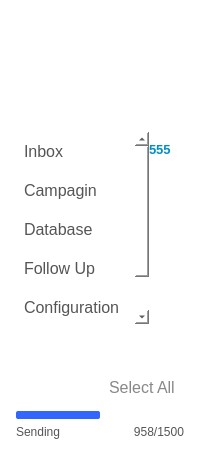
     <widget class="QWidget" name="widget_2" native="true">
      <property name="minimumSize">
       <size>
        <width>200</width>
        <height>0</height>
       </size>
      </property>
      <property name="maximumSize">
       <size>
        <width>200</width>
        <height>16777215</height>
       </size>
      </property>
      <property name="styleSheet">
       <string notr="true">QWidget#widget_2{
   
 background: qlineargradient(spread:pad, 
                                x1:0, y1:0, x2:0, y2:1, 
                                stop:0 #FFEFF2F8, 
                                stop:1 #61BCD9EB);
}

QWidget{
	background: transparent;
}</string>
      </property>
      <layout class="QHBoxLayout" name="horizontalLayout_3">
       <item>
        <layout class="QVBoxLayout" name="verticalLayout_3" stretch="2,10,0,0">
         <property name="leftMargin">
          <number>5</number>
         </property>
         <property name="topMargin">
          <number>5</number>
         </property>
         <property name="rightMargin">
          <number>5</number>
         </property>
         <property name="bottomMargin">
          <number>5</number>
         </property>
         <item>
          <widget class="QWidget" name="widget" native="true">
           <property name="minimumSize">
            <size>
             <width>170</width>
             <height>110</height>
            </size>
           </property>
           <property name="maximumSize">
            <size>
             <width>170</width>
             <height>110</height>
            </size>
           </property>
           <property name="styleSheet">
            <string notr="true">image: url(:/logo/logo.png);
background: transparent;</string>
           </property>
          </widget>
         </item>
         <item>
          <layout class="QHBoxLayout" name="horizontalLayout_28">
           <property name="spacing">
            <number>0</number>
           </property>
           <property name="topMargin">
            <number>0</number>
           </property>
           <item>
            <widget class="QListWidget" name="listWidget">
             <property name="font">
              <font>
               <family>Arial</family>
               <pointsize>12</pointsize>
              </font>
             </property>
             <property name="styleSheet">
              <string notr="true">QListWidget {
        background: transparent;
        border: none;
        outline: none;
    }
    QListWidget::item {
        background: transparent;
        padding: 10px 5px;
        font-size: 20px;
        color: #555;
    }
    QListWidget::item:selected {
        background: transparent;
        color: #000;
        font-weight: Black;
    }



            QScrollBar:horizontal {
                border: none;
                background: #f5f5f5;
                height: 12px;
                margin: 0px 12px 0px 12px;  /* Adjust margins for corners */
            }
            QScrollBar::handle:horizontal {
                background: #888;
                min-width: 20px;
                border-radius: 6px;
            }
            QScrollBar::handle:horizontal:hover {
                background: #666;
            }
            QScrollBar::add-line:horizontal, QScrollBar::sub-line:horizontal {
                background: none;
                width: 0px;
            }
            QScrollBar::add-page:horizontal, QScrollBar::sub-page:horizontal {
                background: #f5f5f5;
            }


QScrollBar:vertical {
                border: none;
                background: #f5f5f5;
                width: 10px;
                margin: 0px 0px 0px 0px;
            }
            QScrollBar::handle:vertical {
                background: #888;
                min-height: 20px;
                border-radius: 5px;
            }
            QScrollBar::handle:vertical:hover {
                background: #666;
            }
            QScrollBar::sub-line:vertical, QScrollBar::add-line:vertical {
                background: none;
                height: 0px;
            }
            QScrollBar::add-page:vertical, QScrollBar::sub-page:vertical {
                background: #f5f5f5;
            }</string>
             </property>
             <item>
              <property name="text">
               <string>Inbox</string>
              </property>
             </item>
             <item>
              <property name="text">
               <string>Campagin</string>
              </property>
             </item>
             <item>
              <property name="text">
               <string>Database</string>
              </property>
             </item>
             <item>
              <property name="text">
               <string>Follow Up</string>
              </property>
             </item>
             <item>
              <property name="text">
               <string>Configuration</string>
              </property>
             </item>
            </widget>
           </item>
           <item>
            <layout class="QVBoxLayout" name="verticalLayout_27">
             <property name="spacing">
              <number>0</number>
             </property>
             <property name="topMargin">
              <number>10</number>
             </property>
             <property name="rightMargin">
              <number>0</number>
             </property>
             <item>
              <widget class="QLabel" name="label_unread_count">
               <property name="minimumSize">
                <size>
                 <width>35</width>
                 <height>0</height>
                </size>
               </property>
               <property name="maximumSize">
                <size>
                 <width>35</width>
                 <height>16777215</height>
                </size>
               </property>
               <property name="font">
                <font>
                 <family>Arial</family>
                 <pointsize>10</pointsize>
                 <weight>75</weight>
                 <bold>true</bold>
                </font>
               </property>
               <property name="styleSheet">
                <string notr="true">color: #028fc3</string>
               </property>
               <property name="text">
                <string>555</string>
               </property>
              </widget>
             </item>
             <item>
              <spacer name="verticalSpacer_38">
               <property name="orientation">
                <enum>Qt::Vertical</enum>
               </property>
               <property name="sizeHint" stdset="0">
                <size>
                 <width>20</width>
                 <height>40</height>
                </size>
               </property>
              </spacer>
             </item>
            </layout>
           </item>
          </layout>
         </item>
         <item>
          <spacer name="verticalSpacer_7">
           <property name="orientation">
            <enum>Qt::Vertical</enum>
           </property>
           <property name="sizeHint" stdset="0">
            <size>
             <width>20</width>
             <height>40</height>
            </size>
           </property>
          </spacer>
         </item>
         <item>
          <layout class="QVBoxLayout" name="verticalLayout_5" stretch="2,1,1">
           <property name="bottomMargin">
            <number>0</number>
           </property>
           <item>
            <layout class="QHBoxLayout" name="horizontalLayout">
             <property name="bottomMargin">
              <number>0</number>
             </property>
             <item>
              <widget class="QPushButton" name="pushButton_delete">
               <property name="minimumSize">
                <size>
                 <width>0</width>
                 <height>35</height>
                </size>
               </property>
               <property name="font">
                <font>
                 <family>Calibri</family>
                 <pointsize>9</pointsize>
                </font>
               </property>
               <property name="styleSheet">
                <string notr="true">QPushButton {
	image: url(:/icons/icons/trash.svg);
    border: none; 
}

QPushButton:hover {
	image: url(:/icons/icons/trash_hv.svg);
    border: none; 
}</string>
               </property>
               <property name="text">
                <string/>
               </property>
              </widget>
             </item>
             <item>
              <widget class="QCheckBox" name="checkBox_delete_all">
               <property name="font">
                <font>
                 <family>Arial</family>
                 <pointsize>12</pointsize>
                </font>
               </property>
               <property name="styleSheet">
                <string notr="true">QCheckBox::indicator {
                width: 0px; /* Hide the circle indicator */
                height: 0px;
            }
QCheckBox {
                color: #888;
                background-color: transparent;
                border: none;
            }
            QCheckBox:checked {
                font-weight: bold;
                color: #000;
            }</string>
               </property>
               <property name="text">
                <string>Select All</string>
               </property>
              </widget>
             </item>
            </layout>
           </item>
           <item>
            <widget class="QProgressBar" name="progressBar_compose">
             <property name="maximumSize">
              <size>
               <width>16777215</width>
               <height>8</height>
              </size>
             </property>
             <property name="styleSheet">
              <string notr="true">/* Base style for the progress bar */
QProgressBar {
    border: none;                   /* Remove border */
    border-radius: 2px;            /* Rounded corners */
    background-color: #fff;      /* Light gray background */
    text-align: center;             /* Center the text */
    color: transparent;  
	height: 2px;  
}

/* Style for the progress chunk (filled part) */
QProgressBar::chunk {
    background-color: #3366FF;      /* Blue color for the progress */
    border-radius: 2px;            /* Match rounded corners */
}</string>
             </property>
             <property name="value">
              <number>50</number>
             </property>
             <property name="textVisible">
              <bool>false</bool>
             </property>
            </widget>
           </item>
           <item>
            <layout class="QHBoxLayout" name="horizontalLayout_2">
             <property name="bottomMargin">
              <number>0</number>
             </property>
             <item>
              <widget class="QLabel" name="label_23">
               <property name="styleSheet">
                <string notr="true">color: #555;
font-size: 12px;</string>
               </property>
               <property name="text">
                <string>Sending</string>
               </property>
              </widget>
             </item>
             <item>
              <widget class="QLabel" name="label_22">
               <property name="styleSheet">
                <string notr="true">color: #555;
font-size: 12px;</string>
               </property>
               <property name="text">
                <string>958/1500</string>
               </property>
               <property name="alignment">
                <set>Qt::AlignRight|Qt::AlignTrailing|Qt::AlignVCenter</set>
               </property>
              </widget>
             </item>
            </layout>
           </item>
          </layout>
         </item>
        </layout>
       </item>
      </layout>
     </widget>
